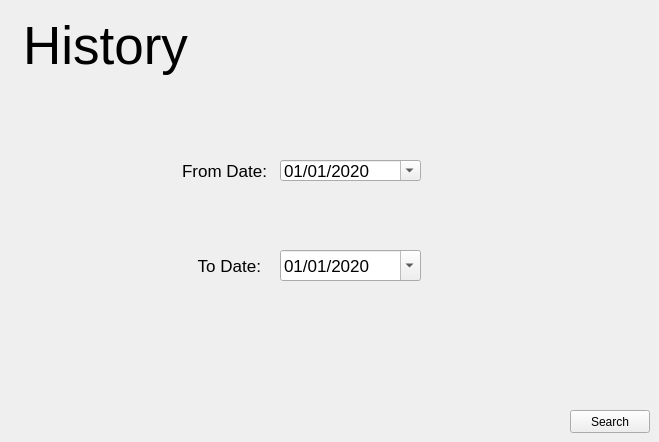
                  <widget class="QWidget" name="page_history">
                   <widget class="QLabel" name="label_history">
                    <property name="geometry">
                     <rect>
                      <x>0</x>
                      <y>10</y>
                      <width>211</width>
                      <height>71</height>
                     </rect>
                    </property>
                    <property name="font">
                     <font>
                      <family>Segoe UI</family>
                      <pointsize>40</pointsize>
                     </font>
                    </property>
                    <property name="styleSheet">
                     <string notr="true"/>
                    </property>
                    <property name="text">
                     <string>History</string>
                    </property>
                    <property name="alignment">
                     <set>Qt::AlignCenter</set>
                    </property>
                   </widget>
                   <widget class="QLabel" name="label_fromDate">
                    <property name="geometry">
                     <rect>
                      <x>136</x>
                      <y>155</y>
                      <width>131</width>
                      <height>31</height>
                     </rect>
                    </property>
                    <property name="font">
                     <font>
                      <pointsize>13</pointsize>
                     </font>
                    </property>
                    <property name="text">
                     <string>From Date:</string>
                    </property>
                    <property name="alignment">
                     <set>Qt::AlignRight|Qt::AlignTrailing|Qt::AlignVCenter</set>
                    </property>
                   </widget>
                   <widget class="QLabel" name="label_toDate">
                    <property name="geometry">
                     <rect>
                      <x>160</x>
                      <y>250</y>
                      <width>101</width>
                      <height>31</height>
                     </rect>
                    </property>
                    <property name="font">
                     <font>
                      <pointsize>13</pointsize>
                     </font>
                    </property>
                    <property name="text">
                     <string>To Date:</string>
                    </property>
                    <property name="alignment">
                     <set>Qt::AlignRight|Qt::AlignTrailing|Qt::AlignVCenter</set>
                    </property>
                   </widget>
                   <widget class="QDateEdit" name="dateEdit_fromDate">
                    <property name="geometry">
                     <rect>
                      <x>280</x>
                      <y>160</y>
                      <width>141</width>
                      <height>21</height>
                     </rect>
                    </property>
                    <property name="font">
                     <font>
                      <pointsize>13</pointsize>
                     </font>
                    </property>
                    <property name="dateTime">
                     <datetime>
                      <hour>0</hour>
                      <minute>0</minute>
                      <second>0</second>
                      <year>2020</year>
                      <month>1</month>
                      <day>1</day>
                     </datetime>
                    </property>
                    <property name="displayFormat">
                     <string>dd/MM/yyyy</string>
                    </property>
                    <property name="calendarPopup">
                     <bool>true</bool>
                    </property>
                   </widget>
                   <widget class="QDateEdit" name="dateEdit_toDate">
                    <property name="geometry">
                     <rect>
                      <x>280</x>
                      <y>250</y>
                      <width>141</width>
                      <height>31</height>
                     </rect>
                    </property>
                    <property name="font">
                     <font>
                      <pointsize>13</pointsize>
                     </font>
                    </property>
                    <property name="dateTime">
                     <datetime>
                      <hour>0</hour>
                      <minute>0</minute>
                      <second>0</second>
                      <year>2020</year>
                      <month>1</month>
                      <day>1</day>
                     </datetime>
                    </property>
                    <property name="displayFormat">
                     <string>dd/MM/yyyy</string>
                    </property>
                    <property name="calendarPopup">
                     <bool>true</bool>
                    </property>
                   </widget>
                   <widget class="QPushButton" name="pushButton_search">
                    <property name="geometry">
                     <rect>
                      <x>570</x>
                      <y>410</y>
                      <width>80</width>
                      <height>23</height>
                     </rect>
                    </property>
                    <property name="text">
                     <string>Search</string>
                    </property>
                   </widget>
                  </widget>
